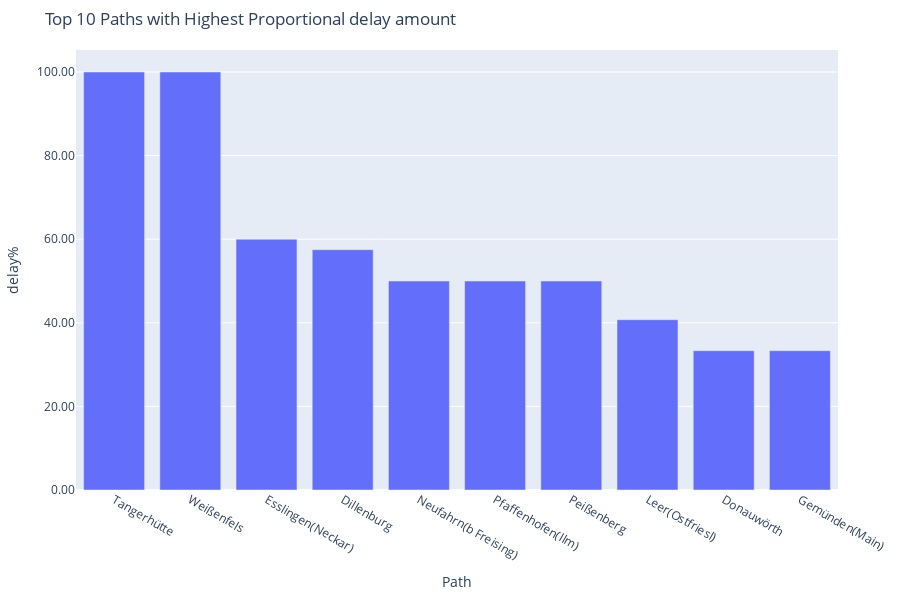

The cell this chart's notebook holds for it:
### Code cell
#showing the 10 paths with the biggest percentage of delays
# Create a bar chart using Plotly
fig = px.bar(
    paths[~paths["path"].str.contains(r'\|')].head(10),
    x='path',
    y='delay%',
    title='Top 10 Paths with Highest Proportional delay amount',
    labels={'path': 'Path', 'normalized_count': 'Proportion of Delays (%)'}
    
)
#Update
#fig.update_xaxes(tickangle=90)
# Hide X-axis labels by setting tickvals and ticktext to empty lists
#fig.update_xaxes(tickvals=[], ticktext=[])
fig.update_layout(
    height=600,
    margin=dict(l=20, r=20, t=50, b=100)
)


#actually show y in %%!
fig.update_yaxes(tickformat=".2f")

fig.show()

### Figure 1 — Plotly figure (JSON) as saved in the notebook; plotly's stock layout.template omitted (floating-point values rounded to 4 significant figures)
{"data": [{"alignmentgroup": "True", "hovertemplate": "Path=%{x}<br>delay%=%{y}<extra></extra>", "legendgroup": "", "marker": {"color": "#636efa", "pattern": {"shape": ""}}, "name": "", "offsetgroup": "", "orientation": "v", "showlegend": false, "textposition": "auto", "type": "bar", "x": ["Tangerhütte", "Weißenfels", "Esslingen(Neckar)", "Dillenburg", "Neufahrn(b Freising)", "Pfaffenhofen(Ilm)", "Peißenberg", "Leer(Ostfriesl)", "Donauwörth", "Gemünden(Main)"], "xaxis": "x", "y": [100, 100, 60, 57.5, 50, 50, 50, 40.74, 33.33, 33.33], "yaxis": "y"}], "layout": {"barmode": "relative", "height": 600, "legend": {"tracegroupgap": 0}, "margin": {"b": 100, "l": 20, "r": 20, "t": 50}, "title": {"text": "Top 10 Paths with Highest Proportional delay amount"}, "xaxis": {"anchor": "y", "domain": [0, 1], "title": {"text": "Path"}}, "yaxis": {"anchor": "x", "domain": [0, 1], "tickformat": ".2f", "title": {"text": "delay%"}}}}
